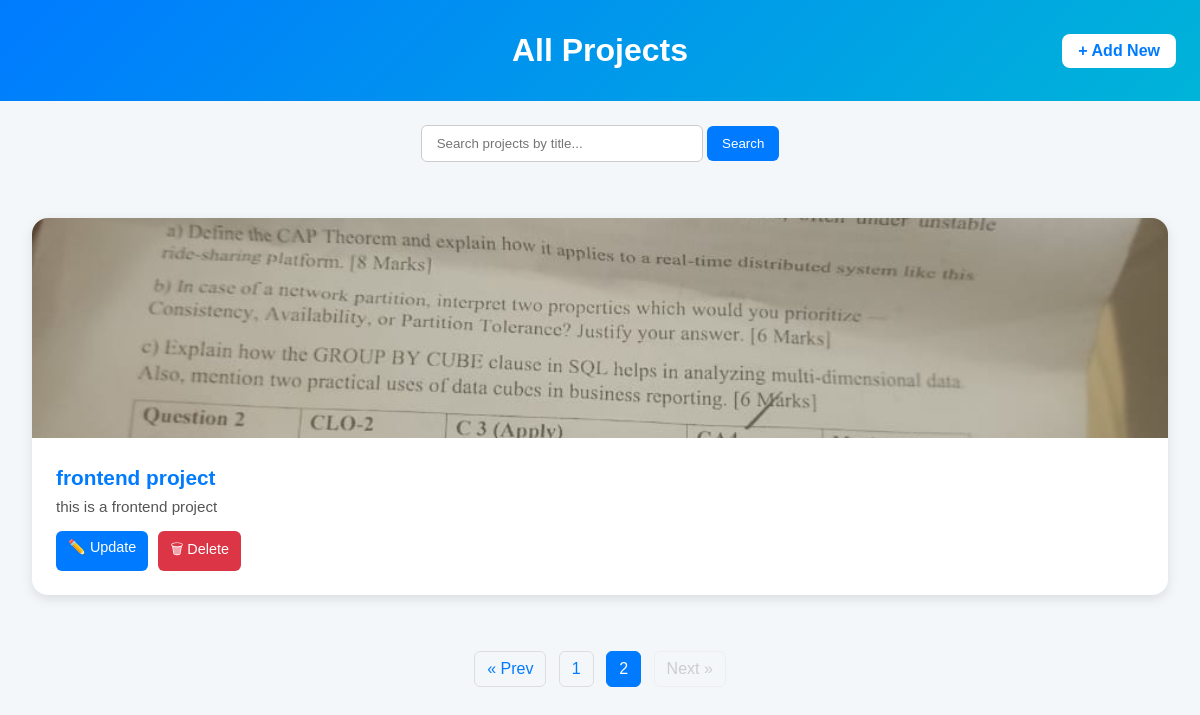
Page /accounts/projects/?page=2 on the committed database.
### accounts/models.py (models this page shows, shortened)
class Project(models.Model):
    owner = models.ForeignKey(CustomUser, on_delete=models.CASCADE, null=True, blank=True)
    title = models.CharField(max_length=200)
    slug = models.SlugField(unique=True, blank=True)
    description = models.TextField()
    image = models.ImageField(upload_to='projects/', blank=True, null=True)
    tags = models.ManyToManyField(Tag, blank=True)
    demo_link = models.URLField(blank=True, null=True)
    github_link = models.URLField(blank=True, null=True)
    published = models.BooleanField(default=False)
    updated_at = models.DateTimeField(auto_now=True)
    created = models.DateTimeField(auto_now_add=True)

### accounts/views.py (the view)
# urls.py: path('projects/',views.project_list,name='project_list'),
def project_list(request):
    projects = Project.objects.all().order_by('-created')
    search_query=request.GET.get('search','')
    if search_query:
        projects=projects.filter(title__icontains=search_query)
    tag_filter=request.GET.get('tag','')
    if tag_filter:
        projects=projects.filter(tags__name__icontains=tag_filter)
    published_filter=request.GET.get('published','')
    if published_filter == 'true':
        projects=projects.filter(published=True)
    elif published_filter == 'false':
        projects=projects.filter(published=False)
    per_page=2
    paginator=Paginator(projects,per_page)
    page_number=request.GET.get('page')
    page_obj=paginator.get_page(page_number)
    context={
        'projects':projects,
        'page_obj':page_obj,
        'paginator':paginator
    }
    return render(request, 'accounts/project_list.html',context)

### accounts/templates/accounts/project_list.html (shortened to what this page needs)
{% load static %}
<!DOCTYPE html>
<html lang="en">
<head>
</head>
<body>
  <header>
    <h1>All Projects</h1>
    <a href="{% url 'create_project' %}" class="add-btn">+ Add New</a>
  </header>
  <section class="search-section">
    <form method="get" action="{% url 'project_list' %}">
      <input
        type="text"
        name="search"
        placeholder="Search projects by title..."
        value="{{ request.GET.search|default:'' }}"
      >
      <button type="submit">Search</button>
    </form>
  </section>
  <section class="projects-container">
    {% for project in page_obj %}
      <div class="project-card">
        {% if project.image %}
          <img src="{{ project.image.url }}" alt="{{ project.title }}" class="project-image">
        {% endif %}
        <div class="project-content">
          <h2 class="project-title">{{ project.title }}</h2>
          <p class="project-description">{{ project.description|truncatewords:25 }}</p>
          <div class="project-actions">
            <a href="{% url 'update_project' project.id %}" class="btn-update">✏️ Update</a>
            <a href="{% url 'delete_project' project.id %}" class="btn-delete">🗑 Delete</a>
          </div>
        </div>
      </div>
    {% empty %}
      <p style="text-align:center;">No projects found.</p>
    {% endfor %}
  </section>
  <div class="pagination">
    {% if page_obj.has_previous %}
      <a href="?page={{ page_obj.previous_page_number }}{% if request.GET.search %}&search={{ request.GET.search }}{% endif %}">« Prev</a>
    {% else %}
      <span class="disabled">« Prev</span>
    {% endif %}
    {% for num in page_obj.paginator.page_range %}
      {% if page_obj.number == num %}
        <span class="current">{{ num }}</span>
      {% else %}
        <a href="?page={{ num }}{% if request.GET.search %}&search={{ request.GET.search }}{% endif %}">{{ num }}</a>
      {% endif %}
    {% endfor %}
    {% if page_obj.has_next %}
      <a href="?page={{ page_obj.next_page_number }}{% if request.GET.search %}&search={{ request.GET.search }}{% endif %}">Next »</a>
    {% else %}
      <span class="disabled">Next »</span>
    {% endif %}
  </div>
</body>
</html>

### accounts/templates/accounts/project_list.html (style rules this page uses)
body { font-family: 'Poppins', sans-serif; background-color: #f4f7fa; margin: 0; padding: 0; color: #333; }
header { background: linear-gradient(135deg, #007bff, #00b4d8); color: white; text-align: center; padding: 2rem 1rem; position: relative; }
header h1 { margin: 0; font-size: 2rem; }
.add-btn { position: absolute; right: 1.5rem; top: 50%; transform: translateY(-50%); background-color: #fff; color: #007bff; text-decoration: none; padding: 0.5rem 1rem; border-radius: 8px; font-weight: 600; transition: all 0.3s ease; }
.search-section { text-align: center; margin: 1.5rem; }
.search-section input[type="text"] { padding: 10px 15px; width: 250px; border-radius: 6px; border: 1px solid #ccc; }
.search-section button { padding: 10px 15px; background-color: #007bff; color: white; border: none; border-radius: 6px; cursor: pointer; transition: 0.3s; }
.projects-container { display: grid; grid-template-columns: repeat(auto-fit, minmax(320px, 1fr)); gap: 1.5rem; padding: 2rem; }
.project-card { background-color: white; border-radius: 16px; box-shadow: 0 4px 12px rgba(0,0,0,0.1); overflow: hidden; transition: transform 0.3s ease, box-shadow 0.3s ease; }
.project-image { width: 100%; height: 220px; object-fit: cover; }
.project-content { padding: 1.5rem; }
.project-title { font-size: 1.3rem; margin: 0; color: #007bff; font-weight: 600; }
.project-description { color: #555; margin-top: 0.5rem; font-size: 0.95rem; }
.project-actions { margin-top: 1rem; display: flex; flex-wrap: wrap; gap: 10px; }
.project-actions a { display: inline-block; padding: 8px 12px; border-radius: 6px; text-decoration: none; font-size: 0.9rem; font-weight: 500; transition: all 0.3s ease; }
.btn-update { background-color: #007bff; color: white; }
.btn-delete { background-color: #dc3545; color: white; }
.pagination { text-align: center; padding: 1.5rem; }
.pagination a, .pagination span { display: inline-block; padding: 8px 12px; margin: 0 4px; border-radius: 6px; text-decoration: none; border: 1px solid #ddd; color: #007bff; transition: all 0.3s ease; }
.pagination .current { background-color: #007bff; color: white; border-color: #007bff; }
.pagination .disabled { color: #ccc; border-color: #eee; }

### rows in the picture
Project: image (picture), title "frontend project", description "this is a frontend project"

### other values in the picture
{{ num }} "1"
{{ num }} "2"
